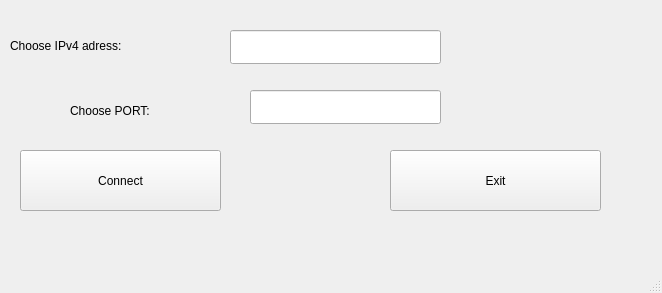
<?xml version="1.0" encoding="UTF-8"?>
<ui version="4.0">
 <class>ClientWindow</class>
 <widget class="QMainWindow" name="ClientWindow">
  <property name="geometry">
   <rect>
    <x>0</x>
    <y>0</y>
    <width>662</width>
    <height>293</height>
   </rect>
  </property>
  <property name="windowTitle">
   <string>ClientWindow</string>
  </property>
  <widget class="QWidget" name="centralwidget">
   <widget class="QLabel" name="IPv4Label">
    <property name="geometry">
     <rect>
      <x>10</x>
      <y>25</y>
      <width>201</width>
      <height>41</height>
     </rect>
    </property>
    <property name="text">
     <string>Choose IPv4 adress:</string>
    </property>
   </widget>
   <widget class="QLabel" name="portLabel">
    <property name="geometry">
     <rect>
      <x>70</x>
      <y>80</y>
      <width>151</width>
      <height>61</height>
     </rect>
    </property>
    <property name="text">
     <string>Choose PORT:</string>
    </property>
   </widget>
   <widget class="QLineEdit" name="IPv4LineEdit">
    <property name="geometry">
     <rect>
      <x>230</x>
      <y>30</y>
      <width>211</width>
      <height>34</height>
     </rect>
    </property>
   </widget>
   <widget class="QLineEdit" name="portLineEdit">
    <property name="geometry">
     <rect>
      <x>250</x>
      <y>90</y>
      <width>191</width>
      <height>34</height>
     </rect>
    </property>
   </widget>
   <widget class="QPushButton" name="connectButton">
    <property name="geometry">
     <rect>
      <x>20</x>
      <y>150</y>
      <width>201</width>
      <height>61</height>
     </rect>
    </property>
    <property name="text">
     <string>Connect</string>
    </property>
   </widget>
   <widget class="QPushButton" name="exitButton">
    <property name="geometry">
     <rect>
      <x>390</x>
      <y>150</y>
      <width>211</width>
      <height>61</height>
     </rect>
    </property>
    <property name="text">
     <string>Exit</string>
    </property>
   </widget>
  </widget>
  <widget class="QMenuBar" name="menubar">
   <property name="geometry">
    <rect>
     <x>0</x>
     <y>0</y>
     <width>662</width>
     <height>31</height>
    </rect>
   </property>
  </widget>
  <widget class="QStatusBar" name="statusbar"/>
 </widget>
 <resources/>
 <connections>
  <connection>
   <sender>exitButton</sender>
   <signal>clicked()</signal>
   <receiver>ClientWindow</receiver>
   <slot>close()</slot>
   <hints>
    <hint type="sourcelabel">
     <x>472</x>
     <y>224</y>
    </hint>
    <hint type="destinationlabel">
     <x>637</x>
     <y>210</y>
    </hint>
   </hints>
  </connection>
 </connections>
</ui>
